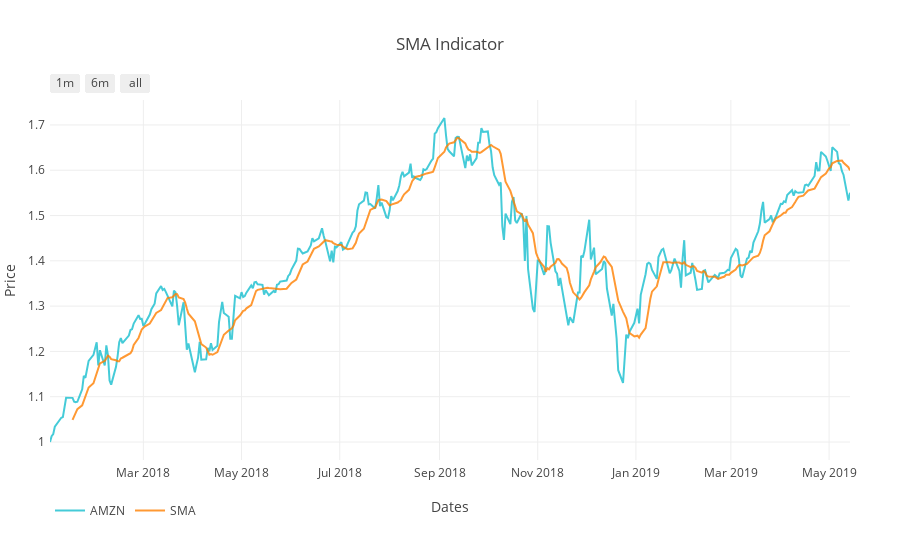

Notebook code cell kept with this figure:
### Markdown cell above
## SMA

### Code cell
# Normalize Adj Close
adj_close_normalized = normalize_data(portf_value)
adj_scaled = scaling_data(normed_df, 'Adj Close')
# Compute SMA
sma, q = get_sma(adj_close_normalized['Adj Close'], window=10)
normed_df['SMA'] = sma
plot_sma = plot_sma_indicator(normed_df, symbol, output_type='nb')
iplot(plot_sma)

### Figure 1 — Plotly figure (JSON) as saved in the notebook; plotly's stock layout.template omitted (floating-point values rounded to 4 significant figures; data arrays with more than 128 entries replaced by an {"elided": "..."} marker saying what was removed)
{"data": [{"line": {"color": "#17BECF"}, "name": "AMZN", "opacity": 0.8, "type": "scatter", "uid": "5c16a9c4-30e6-4226-a540-70705096eda8", "x": {"elided": "343 str values"}, "y": {"elided": "343 float values"}}, {"line": {"color": "#FF8000"}, "name": "SMA", "opacity": 0.8, "type": "scatter", "uid": "ece3d63d-b2c8-4148-8626-6808251235e9", "x": {"elided": "343 str values"}, "y": {"elided": "343 float values"}}], "layout": {"autosize": true, "legend": {"orientation": "h"}, "margin": {"b": 100, "l": 50, "pad": 4, "r": 50, "t": 100}, "showlegend": true, "title": {"text": "SMA Indicator"}, "xaxis": {"range": ["2018-01-02", "2019-05-14"], "rangeselector": {"buttons": [{"count": 1, "label": "1m", "step": "month", "stepmode": "backward"}, {"count": 6, "label": "6m", "step": "month", "stepmode": "backward"}, {"step": "all"}]}, "title": {"text": "Dates"}, "type": "date"}, "yaxis": {"autorange": true, "range": [0.9603, 1.755], "title": {"text": "Price"}, "type": "linear"}}}
